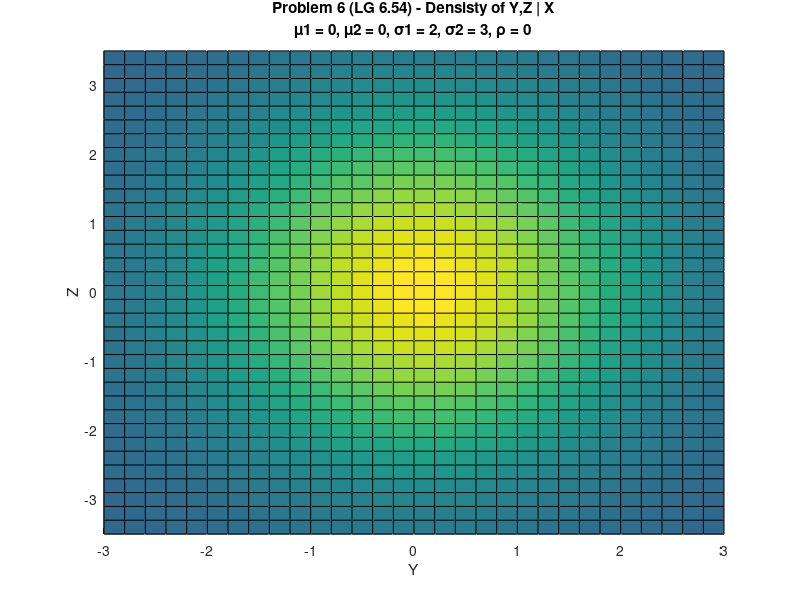
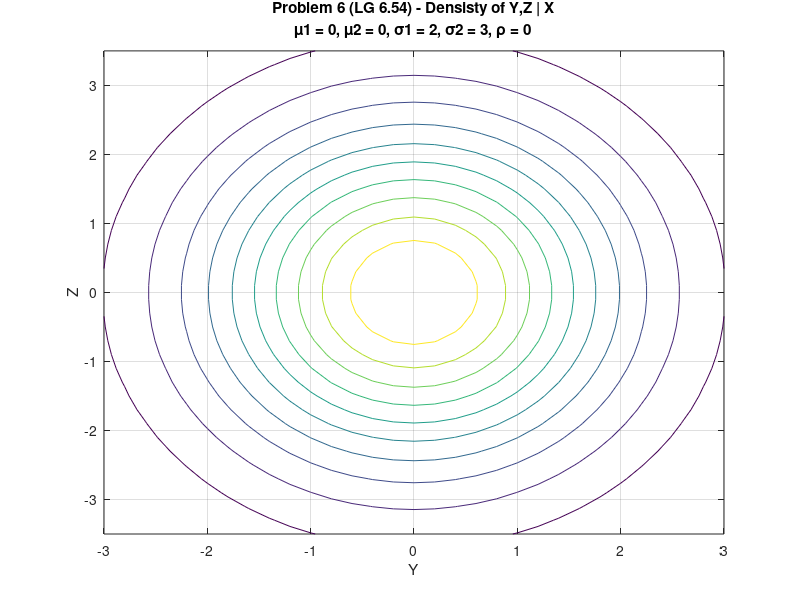

MATLAB code to generate these figures, in order:
function [fig_handles] = joint_pdf_XY()

% mean1=zeros(1,6);
% mean2=zeros(1,6);
% sigma1=ones(1,6);
% sigma2=[1,1,1,2,2,10];
% correlation=[0,0.8,-0.8,0,0.8,0.8];
% part=['a','b','c','d','e','f'];

% mean1=1;
% mean2=0;
% sigma1=3/2;
% sigma2=3/2;
% correlation=1/2;
% part='X';

% mean1=-1/sqrt(2);
% mean2=1;
% sigma1=2;
% sigma2=2;
% correlation=0;
% part='Y';

mean1=0;
mean2=0;
sigma1=2;
sigma2=3;
correlation=0;
part='Y,Z | X';

fig_handles=[];
for ii=1
   fig_handles=[fig_handles,...
       plot_joint_pdf(mean1(ii),mean2(ii),...
       sigma1(ii),sigma2(ii),correlation(ii),ii,part)]; 
end


function [fig_h] = plot_joint_pdf(m1,m2,s1,s2,rho,fig_num,part)

%
fig_h=[];
fig_h=[fig_h,figure(fig_num)];
hold on;

%
mu=[m1,m2]; 
Sigma=[s1,rho;rho,s2];

x=-3:.2:3;
y=-3.5:.2:3.5;

[X,Y]=meshgrid(x,y);
F=mvnpdf([X(:),Y(:)],mu,Sigma);
F=reshape(F,length(y),length(x));
surf(X,Y,F);
caxis([min(F(:))-.5*range(F(:)),max(F(:))]);

axis([-3,3,-3.5,3.5,0,.1]);

grid on;
xlabel('Y'); 
ylabel('Z'); 
zlabel('Probability Density');

title({['Problem 6 (LG 6.54) - Densisty of ',part],...
    ['\mu1 = ',num2str(m1),', \mu2 = ',num2str(m2),...
    ', \sigma1 = ',num2str(s1),', \sigma2 = ',num2str(s2),...
    ', \rho = ',num2str(rho)]});

hold off;

fig_h=[fig_h,figure(fig_num+1)];
contour(X,Y,F);

% axis([-2,4,-3,3]);
axis([-3,3,-3.5,3.5]);


grid on;
xlabel('Y'); 
ylabel('Z'); 
zlabel('Probability Density');

title({['Problem 6 (LG 6.54) - Densisty of ',part,],...
    ['\mu1 = ',num2str(m1),', \mu2 = ',num2str(m2),...
    ', \sigma1 = ',num2str(s1),', \sigma2 = ',num2str(s2),...
    ', \rho = ',num2str(rho)]});

hold off;


